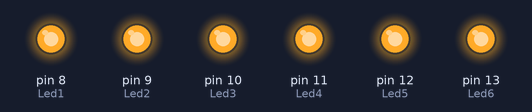
Recording of a sketch running on a simulated Arduino Uno, built with avr-gcc and run on an emulated ATmega328P. On the bench: output pins drawn as LEDs (lit = HIGH).

Above: at 0.1 s.
Timing chart, 0 to 1.6 s (numbered marks = the images above):
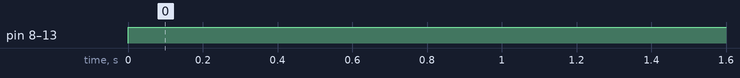

The sketch:

salto_conejo.ino
```cpp
int Led6 = 13;
int Led5 = 12;
int Led4 = 11;
int Led3 = 10;
int Led2 = 9;
int Led1 = 8;
int i;
int j;

void setup() {
  pinMode(Led1, OUTPUT);
  pinMode(Led2, OUTPUT);
  pinMode(Led3, OUTPUT);
  pinMode(Led4, OUTPUT);
  pinMode(Led5, OUTPUT);
  pinMode(Led6, OUTPUT);
}

void loop() {
  //digitalWrite(Led1, HIGH);
  //delay(1000);
  //digitalWrite(Led1, LOW);
  //delay(100);

  for(i=1 ; i <= 6; i++){
    for(j=8; j<=13; j++){
      digitalWrite(j, HIGH);


    }
  }

}
```

Measured:
- by itself, pin 8 (Led1), pin 9 (Led2), pin 10 (Led3), pin 11 (Led4), pin 12 (Led5), pin 13 (Led6): LOW → HIGH at 0.00 s
